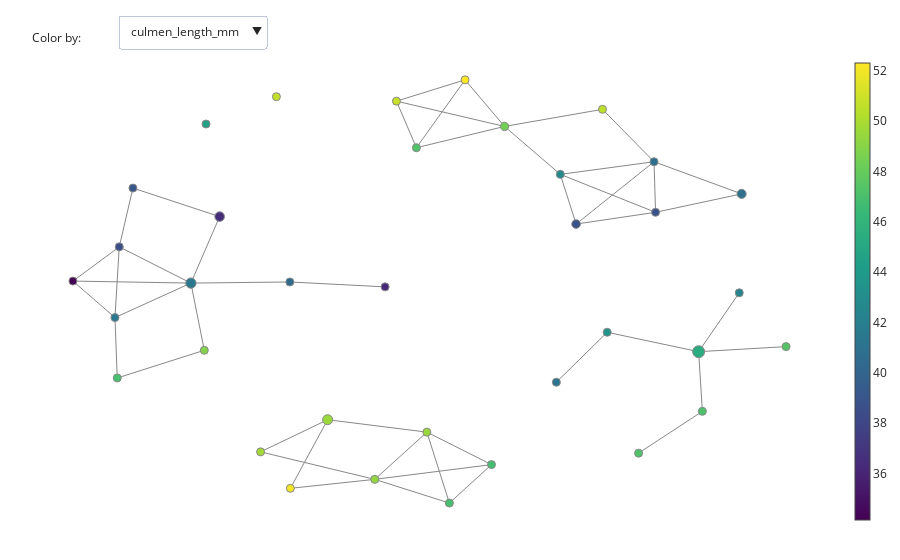

Write notebook code for a chart like this one.
### Code cell
fig = plot_static_mapper_graph(pipe,data=penguins_PCA, color_data=datos_final)

#fig.update_layout(showlegend=False)

fig.show(config={'scrollZoom': True})

### Figure 1 — Plotly figure (JSON) as saved in the notebook; plotly's stock layout.template omitted (floating-point values rounded to 4 significant figures; data arrays with more than 128 entries replaced by an {"elided": "..."} marker saying what was removed)
{"data": [{"hoverinfo": "none", "line": {"color": "#888", "width": 1}, "mode": "lines", "name": "edge_trace", "type": "scatter", "uid": "fbc7bc99-e7a7-485f-9370-e4e467026233", "x": {"elided": "144 float values"}, "y": {"elided": "144 float values"}}, {"hoverinfo": "text", "hovertext": ["Node ID: 0<br>Pullback set label: 6<br>Partial cluster label: -1<br>Node size: 22<br>Summary statistic: 38.8", "Node ID: 1<br>Pullback set label: 4<br>Partial cluster label: 0<br>Node size: 14<br>Summary statistic: 39.1", "Node ID: 2<br>Pullback set label: 0<br>Partial cluster label: -1<br>Node size: 15<br>Summary statistic: 36.3", "Node ID: 3<br>Pullback set label: 1<br>Partial cluster label: -1<br>Node size: 9<br>Summary statistic: 38.5", "Node ID: 4<br>Pullback set label: 12<br>Partial cluster label: -1<br>Node size: 13<br>Summary statistic: 42.7", "Node ID: 5<br>Pullback set label: 1<br>Partial cluster label: 0<br>Node size: 27<br>Summary statistic: 36.6", "Node ID: 6<br>Pullback set label: 3<br>Partial cluster label: -1<br>Node size: 8<br>Summary statistic: 40.5", "Node ID: 7<br>Pullback set label: 4<br>Partial cluster label: -1<br>Node size: 31<br>Summary statistic: 41.5", "Node ID: 8<br>Pullback set label: 11<br>Partial cluster label: -1<br>Node size: 18<br>Summary statistic: 40.9", "Node ID: 9<br>Pullback set label: 7<br>Partial cluster label: -1<br>Node size: 7<br>Summary statistic: 38.8", "Node ID: 10<br>Pullback set label: 12<br>Partial cluster label: 0<br>Node size: 24<br>Summary statistic: 40.9", "Node ID: 11<br>Pullback set label: 16<br>Partial cluster label: -1<br>Node size: 20<br>Summary statistic: 48.4", "Node ID: 12<br>Pullback set label: 5<br>Partial cluster label: -1<br>Node size: 9<br>Summary statistic: 41.5", "Node ID: 13<br>Pullback set label: 2<br>Partial cluster label: -1<br>Node size: 2<br>Summary statistic: 34.2", "Node ID: 14<br>Pullback set label: 17<br>Partial cluster label: -1<br>Node size: 7<br>Summary statistic: 47.3", "Node ID: 15<br>Pullback set label: 15<br>Partial cluster label: -1<br>Node size: 3<br>Summary statistic: 50.5", "Node ID: 16<br>Pullback set label: 16<br>Partial cluster label: 0<br>Node size: 10<br>Summary statistic: 50.6", "Node ID: 17<br>Pullback set label: 8<br>Partial cluster label: -1<br>Node size: 11<br>Summary statistic: 48.8", "Node ID: 18<br>Pullback set label: 9<br>Partial cluster label: -1<br>Node size: 7<br>Summary statistic: 46.9", "Node ID: 19<br>Pullback set label: 21<br>Partial cluster label: -1<br>Node size: 6<br>Summary statistic: 52.3", "Node ID: 20<br>Pullback set label: 22<br>Partial cluster label: -1<br>Node size: 1<br>Summary statistic: 50.8", "Node ID: 21<br>Pullback set label: 14<br>Partial cluster label: 0<br>Node size: 42<br>Summary statistic: 45.4", "Node ID: 22<br>Pullback set label: 26<br>Partial cluster label: 0<br>Node size: 29<br>Summary statistic: 49.6", "Node ID: 23<br>Pullback set label: 28<br>Partial cluster label: -1<br>Node size: 13<br>Summary statistic: 52.0", "Node ID: 24<br>Pullback set label: 26<br>Partial cluster label: -1<br>Node size: 16<br>Summary statistic: 49.3", "Node ID: 25<br>Pullback set label: 24<br>Partial cluster label: -1<br>Node size: 9<br>Summary statistic: 46.9", "Node ID: 26<br>Pullback set label: 14<br>Partial cluster label: -1<br>Node size: 2<br>Summary statistic: 41.3", "Node ID: 27<br>Pullback set label: 25<br>Partial cluster label: -1<br>Node size: 7<br>Summary statistic: 49.5", "Node ID: 28<br>Pullback set label: 13<br>Partial cluster label: -1<br>Node size: 4<br>Summary statistic: 43.6", "Node ID: 29<br>Pullback set label: 10<br>Partial cluster label: -1<br>Node size: 2<br>Summary statistic: 42.4", "Node ID: 30<br>Pullback set label: 27<br>Partial cluster label: -1<br>Node size: 4<br>Summary statistic: 49.8", "Node ID: 31<br>Pullback set label: 20<br>Partial cluster label: 0<br>Node size: 13<br>Summary statistic: 47.1", "Node ID: 32<br>Pullback set label: 23<br>Partial cluster label: -1<br>Node size: 5<br>Summary statistic: 46.8", "Node ID: 33<br>Pullback set label: 20<br>Partial cluster label: -1<br>Node size: 4<br>Summary statistic: 47.4", "Node ID: 34<br>Pullback set label: 19<br>Partial cluster label: -1<br>Node size: 1<br>Summary statistic: 47.2", "Node ID: 35<br>Pullback set label: 18<br>Partial cluster label: -1<br>Node size: 1<br>Summary statistic: 44.5"], "marker": {"color": [38.75, 39.11, 36.28, 38.47, 42.73, 36.55, 40.46, 41.49, 40.86, 38.76, 40.93, 48.43, 41.52, 34.15, 47.27, 50.5, 50.65, 48.84, 46.94, 52.32, 50.8, 45.35, 49.57, 52.04, 49.32, 46.9, 41.3, 49.5, 43.55, 42.35, 49.77, 47.1, 46.8, 47.42, 47.2, 44.5], "colorbar": {"thickness": 15, "title": {"side": "right", "text": ""}, "xanchor": "left"}, "colorscale": [[0, "#440154"], [0.1111, "#482878"], [0.2222, "#3e4989"], [0.3333, "#31688e"], [0.4444, "#26828e"], [0.5556, "#1f9e89"], [0.6667, "#35b779"], [0.7778, "#6ece58"], [0.8889, "#b5de2b"], [1, "#fde725"]], "line": {"color": "#888", "width": 1}, "opacity": 1, "reversescale": false, "showscale": true, "size": [22, 14, 15, 9, 13, 27, 8, 31, 18, 7, 24, 20, 9, 2, 7, 3, 10, 11, 7, 6, 1, 42, 29, 13, 16, 9, 2, 7, 4, 2, 4, 13, 5, 4, 1, 1], "sizemin": 4, "sizemode": "area", "sizeref": 0.5833}, "mode": "markers", "name": "node_trace", "type": "scatter", "uid": "56785fef-d4f3-4ce1-a2b6-b724ff8d6fcb", "x": [2.526, -3.18, 0.06703, -3.356, 2.323, -2.063, -1.159, -2.433, 3.529, 3.549, 4.657, 1.605, -3.411, -3.952, 0.4701, 2.866, -1.332, -2.261, -3.381, 1.097, 0.2136, 4.104, -0.6731, -1.153, -0.06584, 0.8948, 2.272, 0.605, 2.927, 4.627, -1.536, 4.152, 1.437, 5.229, 3.331, -2.238], "y": [1.801, 2.563, 0.4712, 1.318, 2.853, 1.958, 0.5746, 0.5512, 3.121, 2.05, 2.44, 3.868, -0.1791, 0.5936, 3.417, 4.23, 4.497, -0.8717, -1.458, 4.854, 4.403, -0.9012, -2.342, -3.794, -3.605, -4.106, -1.548, -2.605, -0.4901, 0.3456, -3.022, -2.164, -3.292, -0.7938, -3.049, 3.919]}], "layout": {"annotations": [{"align": "left", "showarrow": false, "text": "Color by:", "x": 0, "xref": "paper", "y": 1.055, "yref": "paper"}], "autosize": false, "hovermode": "closest", "margin": {"b": 20, "l": 5, "r": 5, "t": 40}, "showlegend": false, "title": {"text": ""}, "updatemenus": [{"buttons": [{"args": [{"hovertext": [null, ["Node ID: 0<br>Pullback set label: 6<br>Partial cluster label: -1<br>Node size: 22<br>Summary statistic: 38.8", "Node ID: 1<br>Pullback set label: 4<br>Partial cluster label: 0<br>Node size: 14<br>Summary statistic: 39.1", "Node ID: 2<br>Pullback set label: 0<br>Partial cluster label: -1<br>Node size: 15<br>Summary statistic: 36.3", "Node ID: 3<br>Pullback set label: 1<br>Partial cluster label: -1<br>Node size: 9<br>Summary statistic: 38.5", "Node ID: 4<br>Pullback set label: 12<br>Partial cluster label: -1<br>Node size: 13<br>Summary statistic: 42.7", "Node ID: 5<br>Pullback set label: 1<br>Partial cluster label: 0<br>Node size: 27<br>Summary statistic: 36.6", "Node ID: 6<br>Pullback set label: 3<br>Partial cluster label: -1<br>Node size: 8<br>Summary statistic: 40.5", "Node ID: 7<br>Pullback set label: 4<br>Partial cluster label: -1<br>Node size: 31<br>Summary statistic: 41.5", "Node ID: 8<br>Pullback set label: 11<br>Partial cluster label: -1<br>Node size: 18<br>Summary statistic: 40.9", "Node ID: 9<br>Pullback set label: 7<br>Partial cluster label: -1<br>Node size: 7<br>Summary statistic: 38.8", "Node ID: 10<br>Pullback set label: 12<br>Partial cluster label: 0<br>Node size: 24<br>Summary statistic: 40.9", "Node ID: 11<br>Pullback set label: 16<br>Partial cluster label: -1<br>Node size: 20<br>Summary statistic: 48.4", "Node ID: 12<br>Pullback set label: 5<br>Partial cluster label: -1<br>Node size: 9<br>Summary statistic: 41.5", "Node ID: 13<br>Pullback set label: 2<br>Partial cluster label: -1<br>Node size: 2<br>Summary statistic: 34.2", "Node ID: 14<br>Pullback set label: 17<br>Partial cluster label: -1<br>Node size: 7<br>Summary statistic: 47.3", "Node ID: 15<br>Pullback set label: 15<br>Partial cluster label: -1<br>Node size: 3<br>Summary statistic: 50.5", "Node ID: 16<br>Pullback set label: 16<br>Partial cluster label: 0<br>Node size: 10<br>Summary statistic: 50.6", "Node ID: 17<br>Pullback set label: 8<br>Partial cluster label: -1<br>Node size: 11<br>Summary statistic: 48.8", "Node ID: 18<br>Pullback set label: 9<br>Partial cluster label: -1<br>Node size: 7<br>Summary statistic: 46.9", "Node ID: 19<br>Pullback set label: 21<br>Partial cluster label: -1<br>Node size: 6<br>Summary statistic: 52.3", "Node ID: 20<br>Pullback set label: 22<br>Partial cluster label: -1<br>Node size: 1<br>Summary statistic: 50.8", "Node ID: 21<br>Pullback set label: 14<br>Partial cluster label: 0<br>Node size: 42<br>Summary statistic: 45.4", "Node ID: 22<br>Pullback set label: 26<br>Partial cluster label: 0<br>Node size: 29<br>Summary statistic: 49.6", "Node ID: 23<br>Pullback set label: 28<br>Partial cluster label: -1<br>Node size: 13<br>Summary statistic: 52.0", "Node ID: 24<br>Pullback set label: 26<br>Partial cluster label: -1<br>Node size: 16<br>Summary statistic: 49.3", "Node ID: 25<br>Pullback set label: 24<br>Partial cluster label: -1<br>Node size: 9<br>Summary statistic: 46.9", "Node ID: 26<br>Pullback set label: 14<br>Partial cluster label: -1<br>Node size: 2<br>Summary statistic: 41.3", "Node ID: 27<br>Pullback set label: 25<br>Partial cluster label: -1<br>Node size: 7<br>Summary statistic: 49.5", "Node ID: 28<br>Pullback set label: 13<br>Partial cluster label: -1<br>Node size: 4<br>Summary statistic: 43.6", "Node ID: 29<br>Pullback set label: 10<br>Partial cluster label: -1<br>Node size: 2<br>Summary statistic: 42.4", "Node ID: 30<br>Pullback set label: 27<br>Partial cluster label: -1<br>Node size: 4<br>Summary statistic: 49.8", "Node ID: 31<br>Pullback set label: 20<br>Partial cluster label: 0<br>Node size: 13<br>Summary statistic: 47.1", "Node ID: 32<br>Pullback set label: 23<br>Partial cluster label: -1<br>Node size: 5<br>Summary statistic: 46.8", "Node ID: 33<br>Pullback set label: 20<br>Partial cluster label: -1<br>Node size: 4<br>Summary statistic: 47.4", "Node ID: 34<br>Pullback set label: 19<br>Partial cluster label: -1<br>Node size: 1<br>Summary statistic: 47.2", "Node ID: 35<br>Pullback set label: 18<br>Partial cluster label: -1<br>Node size: 1<br>Summary statistic: 44.5"]], "marker.color": [null, [38.75, 39.11, 36.28, 38.47, 42.73, 36.55, 40.46, 41.49, 40.86, 38.76, 40.93, 48.43, 41.52, 34.15, 47.27, 50.5, 50.65, 48.84, 46.94, 52.32, 50.8, 45.35, 49.57, 52.04, 49.32, 46.9, 41.3, 49.5, 43.55, 42.35, 49.77, 47.1, 46.8, 47.42, 47.2, 44.5]]}], "label": "culmen_length_mm", "method": "restyle"}, {"args": [{"hovertext": [null, ["Node ID: 0<br>Pullback set label: 6<br>Partial cluster label: -1<br>Node size: 22<br>Summary statistic: 19.4", "Node ID: 1<br>Pullback set label: 4<br>Partial cluster label: 0<br>Node size: 14<br>Summary statistic: 17.6", "Node ID: 2<br>Pullback set label: 0<br>Partial cluster label: -1<br>Node size: 15<br>Summary statistic: 18.7", "Node ID: 3<br>Pullback set label: 1<br>Partial cluster label: -1<br>Node size: 9<br>Summary statistic: 16.9", "Node ID: 4<br>Pullback set label: 12<br>Partial cluster label: -1<br>Node size: 13<br>Summary statistic: 18.6", "Node ID: 5<br>Pullback set label: 1<br>Partial cluster label: 0<br>Node size: 27<br>Summary statistic: 17.2", "Node ID: 6<br>Pullback set label: 3<br>Partial cluster label: -1<br>Node size: 8<br>Summary statistic: 19.1", "Node ID: 7<br>Pullback set label: 4<br>Partial cluster label: -1<br>Node size: 31<br>Summary statistic: 17.6", "Node ID: 8<br>Pullback set label: 11<br>Partial cluster label: -1<br>Node size: 18<br>Summary statistic: 20.1", "Node ID: 9<br>Pullback set label: 7<br>Partial cluster label: -1<br>Node size: 7<br>Summary statistic: 18.1", "Node ID: 10<br>Pullback set label: 12<br>Partial cluster label: 0<br>Node size: 24<br>Summary statistic: 18.5", "Node ID: 11<br>Pullback set label: 16<br>Partial cluster label: -1<br>Node size: 20<br>Summary statistic: 19.2", "Node ID: 12<br>Pullback set label: 5<br>Partial cluster label: -1<br>Node size: 9<br>Summary statistic: 16.6", "Node ID: 13<br>Pullback set label: 2<br>Partial cluster label: -1<br>Node size: 2<br>Summary statistic: 15.8", "Node ID: 14<br>Pullback set label: 17<br>Partial cluster label: -1<br>Node size: 7<br>Summary statistic: 18.2", "Node ID: 15<br>Pullback set label: 15<br>Partial cluster label: -1<br>Node size: 3<br>Summary statistic: 20.5", "Node ID: 16<br>Pullback set label: 16<br>Partial cluster label: 0<br>Node size: 10<br>Summary statistic: 19.3", "Node ID: 17<br>Pullback set label: 8<br>Partial cluster label: -1<br>Node size: 11<br>Summary statistic: 18.1", "Node ID: 18<br>Pullback set label: 9<br>Partial cluster label: -1<br>Node size: 7<br>Summary statistic: 17.0", "Node ID: 19<br>Pullback set label: 21<br>Partial cluster label: -1<br>Node size: 6<br>Summary statistic: 19.8", "Node ID: 20<br>Pullback set label: 22<br>Partial cluster label: -1<br>Node size: 1<br>Summary statistic: 19.0", "Node ID: 21<br>Pullback set label: 14<br>Partial cluster label: 0<br>Node size: 42<br>Summary statistic: 14.1", "Node ID: 22<br>Pullback set label: 26<br>Partial cluster label: 0<br>Node size: 29<br>Summary statistic: 15.7", "Node ID: 23<br>Pullback set label: 28<br>Partial cluster label: -1<br>Node size: 13<br>Summary statistic: 16.3", "Node ID: 24<br>Pullback set label: 26<br>Partial cluster label: -1<br>Node size: 16<br>Summary statistic: 15.7", "Node ID: 25<br>Pullback set label: 24<br>Partial cluster label: -1<br>Node size: 9<br>Summary statistic: 15.4", "Node ID: 26<br>Pullback set label: 14<br>Partial cluster label: -1<br>Node size: 2<br>Summary statistic: 14.2", "Node ID: 27<br>Pullback set label: 25<br>Partial cluster label: -1<br>Node size: 7<br>Summary statistic: 16.4", "Node ID: 28<br>Pullback set label: 13<br>Partial cluster label: -1<br>Node size: 4<br>Summary statistic: 14.8", "Node ID: 29<br>Pullback set label: 10<br>Partial cluster label: -1<br>Node size: 2<br>Summary statistic: 13.6", "Node ID: 30<br>Pullback set label: 27<br>Partial cluster label: -1<br>Node size: 4<br>Summary statistic: 14.4", "Node ID: 31<br>Pullback set label: 20<br>Partial cluster label: 0<br>Node size: 13<br>Summary statistic: 14.6", "Node ID: 32<br>Pullback set label: 23<br>Partial cluster label: -1<br>Node size: 5<br>Summary statistic: 16.1", "Node ID: 33<br>Pullback set label: 20<br>Partial cluster label: -1<br>Node size: 4<br>Summary statistic: 14.4", "Node ID: 34<br>Pullback set label: 19<br>Partial cluster label: -1<br>Node size: 1<br>Summary statistic: 15.5", "Node ID: 35<br>Pullback set label: 18<br>Partial cluster label: -1<br>Node size: 1<br>Summary statistic: 15.7"]], "marker.color": [null, [19.37, 17.58, 18.67, 16.92, 18.62, 17.24, 19.07, 17.62, 20.09, 18.06, 18.55, 19.21, 16.61, 15.8, 18.21, 20.47, 19.28, 18.05, 16.97, 19.83, 19, 14.14, 15.65, 16.28, 15.72, 15.36, 14.2, 16.4, 14.75, 13.6, 14.4, 14.6, 16.08, 14.45, 15.5, 15.7]]}], "label": "culmen_depth_mm", "method": "restyle"}, {"args": [{"hovertext": [null, ["Node ID: 0<br>Pullback set label: 6<br>Partial cluster label: -1<br>Node size: 22<br>Summary statistic: 188.0", "Node ID: 1<br>Pullback set label: 4<br>Partial cluster label: 0<br>Node size: 14<br>Summary statistic: 189.0", "Node ID: 2<br>Pullback set label: 0<br>Partial cluster label: -1<br>Node size: 15<br>Summary statistic: 185.0", "Node ID: 3<br>Pullback set label: 1<br>Partial cluster label: -1<br>Node size: 9<br>Summary statistic: 183.0", "Node ID: 4<br>Pullback set label: 12<br>Partial cluster label: -1<br>Node size: 13<br>Summary statistic: 193.0", "Node ID: 5<br>Pullback set label: 1<br>Partial cluster label: 0<br>Node size: 27<br>Summary statistic: 187.0", "Node ID: 6<br>Pullback set label: 3<br>Partial cluster label: -1<br>Node size: 8<br>Summary statistic: 188.0", "Node ID: 7<br>Pullback set label: 4<br>Partial cluster label: -1<br>Node size: 31<br>Summary statistic: 191.0", "Node ID: 8<br>Pullback set label: 11<br>Partial cluster label: -1<br>Node size: 18<br>Summary statistic: 193.0", "Node ID: 9<br>Pullback set label: 7<br>Partial cluster label: -1<br>Node size: 7<br>Summary statistic: 187.0", "Node ID: 10<br>Pullback set label: 12<br>Partial cluster label: 0<br>Node size: 24<br>Summary statistic: 193.0", "Node ID: 11<br>Pullback set label: 16<br>Partial cluster label: -1<br>Node size: 20<br>Summary statistic: 199.0", "Node ID: 12<br>Pullback set label: 5<br>Partial cluster label: -1<br>Node size: 9<br>Summary statistic: 193.0", "Node ID: 13<br>Pullback set label: 2<br>Partial cluster label: -1<br>Node size: 2<br>Summary statistic: 188.0", "Node ID: 14<br>Pullback set label: 17<br>Partial cluster label: -1<br>Node size: 7<br>Summary statistic: 203.0", "Node ID: 15<br>Pullback set label: 15<br>Partial cluster label: -1<br>Node size: 3<br>Summary statistic: 195.0", "Node ID: 16<br>Pullback set label: 16<br>Partial cluster label: 0<br>Node size: 10<br>Summary statistic: 201.0", "Node ID: 17<br>Pullback set label: 8<br>Partial cluster label: -1<br>Node size: 11<br>Summary statistic: 194.0", "Node ID: 18<br>Pullback set label: 9<br>Partial cluster label: -1<br>Node size: 7<br>Summary statistic: 196.0", "Node ID: 19<br>Pullback set label: 21<br>Partial cluster label: -1<br>Node size: 6<br>Summary statistic: 208.0", "Node ID: 20<br>Pullback set label: 22<br>Partial cluster label: -1<br>Node size: 1<br>Summary statistic: 210.0", "Node ID: 21<br>Pullback set label: 14<br>Partial cluster label: 0<br>Node size: 42<br>Summary statistic: 212.0", "Node ID: 22<br>Pullback set label: 26<br>Partial cluster label: 0<br>Node size: 29<br>Summary statistic: 223.0", "Node ID: 23<br>Pullback set label: 28<br>Partial cluster label: -1<br>Node size: 13<br>Summary statistic: 228.0", "Node ID: 24<br>Pullback set label: 26<br>Partial cluster label: -1<br>Node size: 16<br>Summary statistic: 220.0", "Node ID: 25<br>Pullback set label: 24<br>Partial cluster label: -1<br>Node size: 9<br>Summary statistic: 216.0", "Node ID: 26<br>Pullback set label: 14<br>Partial cluster label: -1<br>Node size: 2<br>Summary statistic: 212.0", "Node ID: 27<br>Pullback set label: 25<br>Partial cluster label: -1<br>Node size: 7<br>Summary statistic: 219.0", "Node ID: 28<br>Pullback set label: 13<br>Partial cluster label: -1<br>Node size: 4<br>Summary statistic: 210.0", "Node ID: 29<br>Pullback set label: 10<br>Partial cluster label: -1<br>Node size: 2<br>Summary statistic: 209.0", "Node ID: 30<br>Pullback set label: 27<br>Partial cluster label: -1<br>Node size: 4<br>Summary statistic: 221.0", "Node ID: 31<br>Pullback set label: 20<br>Partial cluster label: 0<br>Node size: 13<br>Summary statistic: 217.0", "Node ID: 32<br>Pullback set label: 23<br>Partial cluster label: -1<br>Node size: 5<br>Summary statistic: 215.0", "Node ID: 33<br>Pullback set label: 20<br>Partial cluster label: -1<br>Node size: 4<br>Summary statistic: 213.0", "Node ID: 34<br>Pullback set label: 19<br>Partial cluster label: -1<br>Node size: 1<br>Summary statistic: 215.0", "Node ID: 35<br>Pullback set label: 18<br>Partial cluster label: -1<br>Node size: 1<br>Summary statistic: 217.0"]], "marker.color": [null, [187.6, 189.2, 185.2, 182.6, 193.5, 187.4, 188, 191.3, 192.6, 186.6, 193.2, 199.3, 193.1, 187.5, 202.6, 195.3, 201.2, 193.6, 196.3, 208.2, 210, 211.8, 222.9, 228.3, 220.4, 216.3, 212, 219.4, 210.2, 209, 221, 216.8, 214.6, 213.2, 215, 217]]}], "label": "flipper_length_mm", "method": "restyle"}, {"args": [{"hovertext": [null, ["Node ID: 0<br>Pullback set label: 6<br>Partial cluster label: -1<br>Node size: 22<br>Summary statistic: 3740.0", "Node ID: 1<br>Pullback set label: 4<br>Partial cluster label: 0<br>Node size: 14<br>Summary statistic: 3370.0", "Node ID: 2<br>Pullback set label: 0<br>Partial cluster label: -1<br>Node size: 15<br>Summary statistic: 3380.0", "Node ID: 3<br>Pullback set label: 1<br>Partial cluster label: -1<br>Node size: 9<br>Summary statistic: 3260.0", "Node ID: 4<br>Pullback set label: 12<br>Partial cluster label: -1<br>Node size: 13<br>Summary statistic: 3940.0", "Node ID: 5<br>Pullback set label: 1<br>Partial cluster label: 0<br>Node size: 27<br>Summary statistic: 3280.0", "Node ID: 6<br>Pullback set label: 3<br>Partial cluster label: -1<br>Node size: 8<br>Summary statistic: 3610.0", "Node ID: 7<br>Pullback set label: 4<br>Partial cluster label: -1<br>Node size: 31<br>Summary statistic: 3490.0", "Node ID: 8<br>Pullback set label: 11<br>Partial cluster label: -1<br>Node size: 18<br>Summary statistic: 4080.0", "Node ID: 9<br>Pullback set label: 7<br>Partial cluster label: -1<br>Node size: 7<br>Summary statistic: 3710.0", "Node ID: 10<br>Pullback set label: 12<br>Partial cluster label: 0<br>Node size: 24<br>Summary statistic: 4100.0", "Node ID: 11<br>Pullback set label: 16<br>Partial cluster label: -1<br>Node size: 20<br>Summary statistic: 4040.0", "Node ID: 12<br>Pullback set label: 5<br>Partial cluster label: -1<br>Node size: 9<br>Summary statistic: 3480.0", "Node ID: 13<br>Pullback set label: 2<br>Partial cluster label: -1<br>Node size: 2<br>Summary statistic: 3300.0", "Node ID: 14<br>Pullback set label: 17<br>Partial cluster label: -1<br>Node size: 7<br>Summary statistic: 4290.0", "Node ID: 15<br>Pullback set label: 15<br>Partial cluster label: -1<br>Node size: 3<br>Summary statistic: 4220.0", "Node ID: 16<br>Pullback set label: 16<br>Partial cluster label: 0<br>Node size: 10<br>Summary statistic: 3980.0", "Node ID: 17<br>Pullback set label: 8<br>Partial cluster label: -1<br>Node size: 11<br>Summary statistic: 3730.0", "Node ID: 18<br>Pullback set label: 9<br>Partial cluster label: -1<br>Node size: 7<br>Summary statistic: 3660.0", "Node ID: 19<br>Pullback set label: 21<br>Partial cluster label: -1<br>Node size: 6<br>Summary statistic: 4380.0", "Node ID: 20<br>Pullback set label: 22<br>Partial cluster label: -1<br>Node size: 1<br>Summary statistic: 4100.0", "Node ID: 21<br>Pullback set label: 14<br>Partial cluster label: 0<br>Node size: 42<br>Summary statistic: 4610.0", "Node ID: 22<br>Pullback set label: 26<br>Partial cluster label: 0<br>Node size: 29<br>Summary statistic: 5540.0", "Node ID: 23<br>Pullback set label: 28<br>Partial cluster label: -1<br>Node size: 13<br>Summary statistic: 5800.0", "Node ID: 24<br>Pullback set label: 26<br>Partial cluster label: -1<br>Node size: 16<br>Summary statistic: 5440.0", "Node ID: 25<br>Pullback set label: 24<br>Partial cluster label: -1<br>Node size: 9<br>Summary statistic: 5090.0", "Node ID: 26<br>Pullback set label: 14<br>Partial cluster label: -1<br>Node size: 2<br>Summary statistic: 4680.0", "Node ID: 27<br>Pullback set label: 25<br>Partial cluster label: -1<br>Node size: 7<br>Summary statistic: 5400.0", "Node ID: 28<br>Pullback set label: 13<br>Partial cluster label: -1<br>Node size: 4<br>Summary statistic: 4500.0", "Node ID: 29<br>Pullback set label: 10<br>Partial cluster label: -1<br>Node size: 2<br>Summary statistic: 4050.0", "Node ID: 30<br>Pullback set label: 27<br>Partial cluster label: -1<br>Node size: 4<br>Summary statistic: 5450.0", "Node ID: 31<br>Pullback set label: 20<br>Partial cluster label: 0<br>Node size: 13<br>Summary statistic: 4920.0", "Node ID: 32<br>Pullback set label: 23<br>Partial cluster label: -1<br>Node size: 5<br>Summary statistic: 5180.0", "Node ID: 33<br>Pullback set label: 20<br>Partial cluster label: -1<br>Node size: 4<br>Summary statistic: 4980.0", "Node ID: 34<br>Pullback set label: 19<br>Partial cluster label: -1<br>Node size: 1<br>Summary statistic: 4980.0", "Node ID: 35<br>Pullback set label: 18<br>Partial cluster label: -1<br>Node size: 1<br>Summary statistic: 4880.0"]], "marker.color": [null, [3742.0, 3373.0, 3378.0, 3256.0, 3940.0, 3278.0, 3609.0, 3493.0, 4075, 3707.0, 4096.0, 4042.0, 3475, 3300, 4286.0, 4225, 3980, 3727.0, 3664.0, 4375, 4100, 4615.0, 5543.0, 5804.0, 5439.0, 5086.0, 4675, 5396.0, 4500, 4050, 5450, 4923.0, 5175, 4981.0, 4975, 4875]]}], "label": "body_mass_g", "method": "restyle"}, {"args": [{"hovertext": [null, ["Node ID: 0<br>Pullback set label: 6<br>Partial cluster label: -1<br>Node size: 22<br>Summary statistic: 0", "Node ID: 1<br>Pullback set label: 4<br>Partial cluster label: 0<br>Node size: 14<br>Summary statistic: 1.0", "Node ID: 2<br>Pullback set label: 0<br>Partial cluster label: -1<br>Node size: 15<br>Summary statistic: 1.0", "Node ID: 3<br>Pullback set label: 1<br>Partial cluster label: -1<br>Node size: 9<br>Summary statistic: 1.0", "Node ID: 4<br>Pullback set label: 12<br>Partial cluster label: -1<br>Node size: 13<br>Summary statistic: 0", "Node ID: 5<br>Pullback set label: 1<br>Partial cluster label: 0<br>Node size: 27<br>Summary statistic: 1.0", "Node ID: 6<br>Pullback set label: 3<br>Partial cluster label: -1<br>Node size: 8<br>Summary statistic: 1.0", "Node ID: 7<br>Pullback set label: 4<br>Partial cluster label: -1<br>Node size: 31<br>Summary statistic: 1.0", "Node ID: 8<br>Pullback set label: 11<br>Partial cluster label: -1<br>Node size: 18<br>Summary statistic: 0", "Node ID: 9<br>Pullback set label: 7<br>Partial cluster label: -1<br>Node size: 7<br>Summary statistic: 0", "Node ID: 10<br>Pullback set label: 12<br>Partial cluster label: 0<br>Node size: 24<br>Summary statistic: 0", "Node ID: 11<br>Pullback set label: 16<br>Partial cluster label: -1<br>Node size: 20<br>Summary statistic: 0", "Node ID: 12<br>Pullback set label: 5<br>Partial cluster label: -1<br>Node size: 9<br>Summary statistic: 1.0", "Node ID: 13<br>Pullback set label: 2<br>Partial cluster label: -1<br>Node size: 2<br>Summary statistic: 1.0", "Node ID: 14<br>Pullback set label: 17<br>Partial cluster label: -1<br>Node size: 7<br>Summary statistic: 0", "Node ID: 15<br>Pullback set label: 15<br>Partial cluster label: -1<br>Node size: 3<br>Summary statistic: 0", "Node ID: 16<br>Pullback set label: 16<br>Partial cluster label: 0<br>Node size: 10<br>Summary statistic: 0", "Node ID: 17<br>Pullback set label: 8<br>Partial cluster label: -1<br>Node size: 11<br>Summary statistic: 1.0", "Node ID: 18<br>Pullback set label: 9<br>Partial cluster label: -1<br>Node size: 7<br>Summary statistic: 1.0", "Node ID: 19<br>Pullback set label: 21<br>Partial cluster label: -1<br>Node size: 6<br>Summary statistic: 0", "Node ID: 20<br>Pullback set label: 22<br>Partial cluster label: -1<br>Node size: 1<br>Summary statistic: 0", "Node ID: 21<br>Pullback set label: 14<br>Partial cluster label: 0<br>Node size: 42<br>Summary statistic: 1.0", "Node ID: 22<br>Pullback set label: 26<br>Partial cluster label: 0<br>Node size: 29<br>Summary statistic: 0", "Node ID: 23<br>Pullback set label: 28<br>Partial cluster label: -1<br>Node size: 13<br>Summary statistic: 0", "Node ID: 24<br>Pullback set label: 26<br>Partial cluster label: -1<br>Node size: 16<br>Summary statistic: 0", "Node ID: 25<br>Pullback set label: 24<br>Partial cluster label: -1<br>Node size: 9<br>Summary statistic: 0", "Node ID: 26<br>Pullback set label: 14<br>Partial cluster label: -1<br>Node size: 2<br>Summary statistic: 1.0", "Node ID: 27<br>Pullback set label: 25<br>Partial cluster label: -1<br>Node size: 7<br>Summary statistic: 0", "Node ID: 28<br>Pullback set label: 13<br>Partial cluster label: -1<br>Node size: 4<br>Summary statistic: 1.0", "Node ID: 29<br>Pullback set label: 10<br>Partial cluster label: -1<br>Node size: 2<br>Summary statistic: 1.0", "Node ID: 30<br>Pullback set label: 27<br>Partial cluster label: -1<br>Node size: 4<br>Summary statistic: 0", "Node ID: 31<br>Pullback set label: 20<br>Partial cluster label: 0<br>Node size: 13<br>Summary statistic: 1.0", "Node ID: 32<br>Pullback set label: 23<br>Partial cluster label: -1<br>Node size: 5<br>Summary statistic: 0", "Node ID: 33<br>Pullback set label: 20<br>Partial cluster label: -1<br>Node size: 4<br>Summary statistic: 1.0", "Node ID: 34<br>Pullback set label: 19<br>Partial cluster label: -1<br>Node size: 1<br>Summary statistic: 1.0", "Node ID: 35<br>Pullback set label: 18<br>Partial cluster label: -1<br>Node size: 1<br>Summary statistic: 0"]], "marker.color": [null, [0, 1, 1, 1, 0, 1, 1, 1, 0, 0, 0, 0, 1, 1, 0, 0, 0, 1, 1, 0, 0, 1, 0, 0, 0, 0, 1, 0, 1, 1, 0, 1, 0, 1, 1, 0]]}], "label": "sex_FEMALE", "method": "restyle"}, {"args": [{"hovertext": [null, ["Node ID: 0<br>Pullback set label: 6<br>Partial cluster label: -1<br>Node size: 22<br>Summary statistic: 1.0", "Node ID: 1<br>Pullback set label: 4<br>Partial cluster label: 0<br>Node size: 14<br>Summary statistic: 0", "Node ID: 2<br>Pullback set label: 0<br>Partial cluster label: -1<br>Node size: 15<br>Summary statistic: 0", "Node ID: 3<br>Pullback set label: 1<br>Partial cluster label: -1<br>Node size: 9<br>Summary statistic: 0", "Node ID: 4<br>Pullback set label: 12<br>Partial cluster label: -1<br>Node size: 13<br>Summary statistic: 1.0", "Node ID: 5<br>Pullback set label: 1<br>Partial cluster label: 0<br>Node size: 27<br>Summary statistic: 0", "Node ID: 6<br>Pullback set label: 3<br>Partial cluster label: -1<br>Node size: 8<br>Summary statistic: 0", "Node ID: 7<br>Pullback set label: 4<br>Partial cluster label: -1<br>Node size: 31<br>Summary statistic: 0", "Node ID: 8<br>Pullback set label: 11<br>Partial cluster label: -1<br>Node size: 18<br>Summary statistic: 1.0", "Node ID: 9<br>Pullback set label: 7<br>Partial cluster label: -1<br>Node size: 7<br>Summary statistic: 1.0", "Node ID: 10<br>Pullback set label: 12<br>Partial cluster label: 0<br>Node size: 24<br>Summary statistic: 1.0", "Node ID: 11<br>Pullback set label: 16<br>Partial cluster label: -1<br>Node size: 20<br>Summary statistic: 1.0", "Node ID: 12<br>Pullback set label: 5<br>Partial cluster label: -1<br>Node size: 9<br>Summary statistic: 0", "Node ID: 13<br>Pullback set label: 2<br>Partial cluster label: -1<br>Node size: 2<br>Summary statistic: 0", "Node ID: 14<br>Pullback set label: 17<br>Partial cluster label: -1<br>Node size: 7<br>Summary statistic: 1.0", "Node ID: 15<br>Pullback set label: 15<br>Partial cluster label: -1<br>Node size: 3<br>Summary statistic: 1.0", "Node ID: 16<br>Pullback set label: 16<br>Partial cluster label: 0<br>Node size: 10<br>Summary statistic: 1.0", "Node ID: 17<br>Pullback set label: 8<br>Partial cluster label: -1<br>Node size: 11<br>Summary statistic: 0", "Node ID: 18<br>Pullback set label: 9<br>Partial cluster label: -1<br>Node size: 7<br>Summary statistic: 0", "Node ID: 19<br>Pullback set label: 21<br>Partial cluster label: -1<br>Node size: 6<br>Summary statistic: 1.0", "Node ID: 20<br>Pullback set label: 22<br>Partial cluster label: -1<br>Node size: 1<br>Summary statistic: 1.0", "Node ID: 21<br>Pullback set label: 14<br>Partial cluster label: 0<br>Node size: 42<br>Summary statistic: 0", "Node ID: 22<br>Pullback set label: 26<br>Partial cluster label: 0<br>Node size: 29<br>Summary statistic: 1.0", "Node ID: 23<br>Pullback set label: 28<br>Partial cluster label: -1<br>Node size: 13<br>Summary statistic: 1.0", "Node ID: 24<br>Pullback set label: 26<br>Partial cluster label: -1<br>Node size: 16<br>Summary statistic: 1.0", "Node ID: 25<br>Pullback set label: 24<br>Partial cluster label: -1<br>Node size: 9<br>Summary statistic: 1.0", "Node ID: 26<br>Pullback set label: 14<br>Partial cluster label: -1<br>Node size: 2<br>Summary statistic: 0", "Node ID: 27<br>Pullback set label: 25<br>Partial cluster label: -1<br>Node size: 7<br>Summary statistic: 1.0", "Node ID: 28<br>Pullback set label: 13<br>Partial cluster label: -1<br>Node size: 4<br>Summary statistic: 0", "Node ID: 29<br>Pullback set label: 10<br>Partial cluster label: -1<br>Node size: 2<br>Summary statistic: 0", "Node ID: 30<br>Pullback set label: 27<br>Partial cluster label: -1<br>Node size: 4<br>Summary statistic: 1.0", "Node ID: 31<br>Pullback set label: 20<br>Partial cluster label: 0<br>Node size: 13<br>Summary statistic: 0", "Node ID: 32<br>Pullback set label: 23<br>Partial cluster label: -1<br>Node size: 5<br>Summary statistic: 1.0", "Node ID: 33<br>Pullback set label: 20<br>Partial cluster label: -1<br>Node size: 4<br>Summary statistic: 0", "Node ID: 34<br>Pullback set label: 19<br>Partial cluster label: -1<br>Node size: 1<br>Summary statistic: 0", "Node ID: 35<br>Pullback set label: 18<br>Partial cluster label: -1<br>Node size: 1<br>Summary statistic: 0"]], "marker.color": [null, [1, 0, 0, 0, 1, 0, 0, 0, 1, 1, 1, 1, 0, 0, 1, 1, 1, 0, 0, 1, 1, 0, 1, 1, 1, 1, 0, 1, 0, 0, 1, 0, 1, 0, 0, 0]]}], "label": "sex_MALE", "method": "restyle"}], "direction": "down", "pad": {"r": 10, "t": 10}, "showactive": true, "x": 0.11, "xanchor": "left", "y": 1.1, "yanchor": "top"}], "xaxis": {"showgrid": false, "showline": false, "showticklabels": false, "ticks": "", "title": {"text": ""}, "zeroline": false}, "yaxis": {"showgrid": false, "showline": false, "showticklabels": false, "ticks": "", "title": {"text": ""}, "zeroline": false}}}
